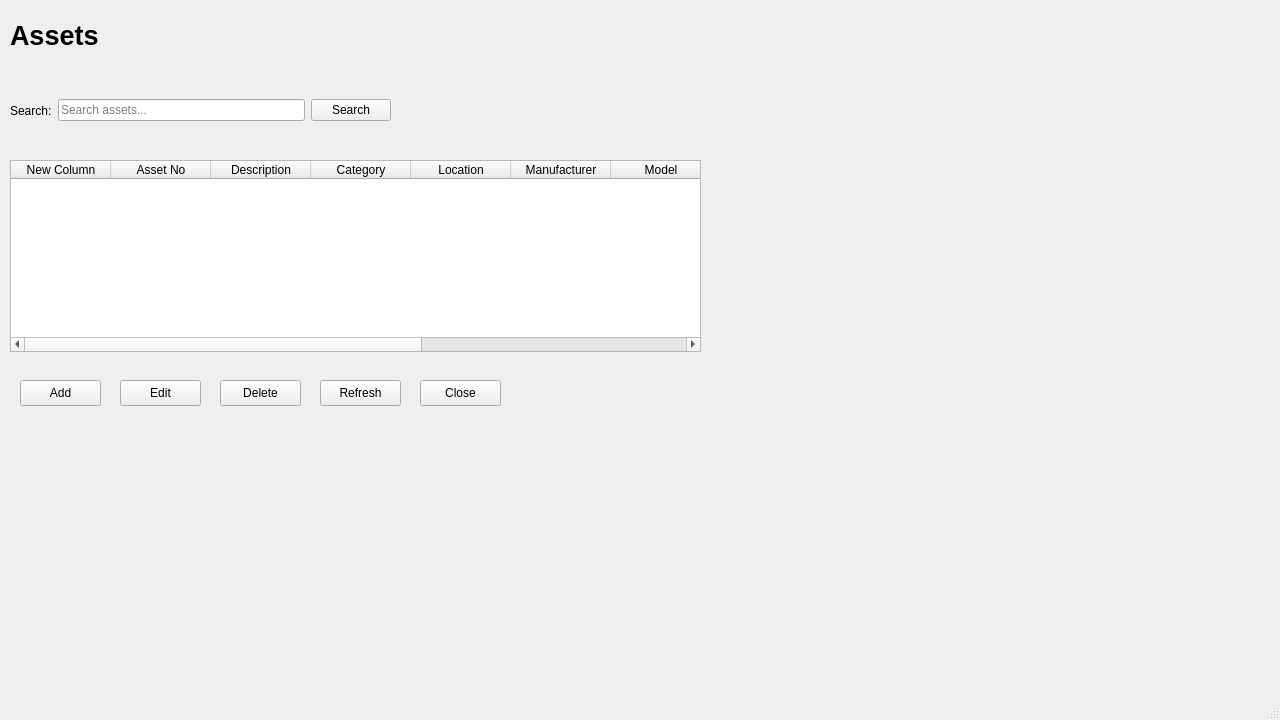
<?xml version="1.0" encoding="UTF-8"?>
<ui version="4.0">
 <class>AssetsWindow</class>
 <widget class="QMainWindow" name="AssetsWindow">
  <property name="geometry">
   <rect>
    <x>0</x>
    <y>0</y>
    <width>1280</width>
    <height>720</height>
   </rect>
  </property>
  <property name="minimumSize">
   <size>
    <width>1280</width>
    <height>720</height>
   </size>
  </property>
  <property name="windowTitle">
   <string>Assets</string>
  </property>
  <widget class="QWidget" name="centralwidget">
   <widget class="QLabel" name="lblTitle">
    <property name="geometry">
     <rect>
      <x>10</x>
      <y>20</y>
      <width>101</width>
      <height>31</height>
     </rect>
    </property>
    <property name="font">
     <font>
      <pointsize>20</pointsize>
      <bold>true</bold>
     </font>
    </property>
    <property name="text">
     <string>Assets</string>
    </property>
   </widget>
   <widget class="QTableWidget" name="tblAssets">
    <property name="geometry">
     <rect>
      <x>10</x>
      <y>160</y>
      <width>691</width>
      <height>192</height>
     </rect>
    </property>
    <property name="columnCount">
     <number>10</number>
    </property>
    <column>
     <property name="text">
      <string>New Column</string>
     </property>
    </column>
    <column>
     <property name="text">
      <string>Asset No</string>
     </property>
    </column>
    <column>
     <property name="text">
      <string>Description</string>
     </property>
    </column>
    <column>
     <property name="text">
      <string>Category</string>
     </property>
    </column>
    <column>
     <property name="text">
      <string>Location</string>
     </property>
    </column>
    <column>
     <property name="text">
      <string>Manufacturer</string>
     </property>
    </column>
    <column>
     <property name="text">
      <string>Model</string>
     </property>
    </column>
    <column>
     <property name="text">
      <string>Serial No</string>
     </property>
    </column>
    <column>
     <property name="text">
      <string>Status</string>
     </property>
    </column>
    <column>
     <property name="text">
      <string>Edit</string>
     </property>
    </column>
   </widget>
   <widget class="QWidget" name="horizontalLayoutWidget">
    <property name="geometry">
     <rect>
      <x>10</x>
      <y>70</y>
      <width>381</width>
      <height>81</height>
     </rect>
    </property>
    <layout class="QHBoxLayout" name="horizontalLayout">
     <item>
      <widget class="QLabel" name="lblSearch">
       <property name="text">
        <string>Search:</string>
       </property>
      </widget>
     </item>
     <item>
      <widget class="QLineEdit" name="txtSearch">
       <property name="placeholderText">
        <string>Search assets...</string>
       </property>
      </widget>
     </item>
     <item>
      <widget class="QPushButton" name="btnSearch">
       <property name="text">
        <string>Search</string>
       </property>
      </widget>
     </item>
    </layout>
   </widget>
   <widget class="QPushButton" name="btnAdd">
    <property name="geometry">
     <rect>
      <x>20</x>
      <y>380</y>
      <width>81</width>
      <height>26</height>
     </rect>
    </property>
    <property name="text">
     <string>Add</string>
    </property>
   </widget>
   <widget class="QPushButton" name="btnEdit">
    <property name="geometry">
     <rect>
      <x>120</x>
      <y>380</y>
      <width>81</width>
      <height>26</height>
     </rect>
    </property>
    <property name="text">
     <string>Edit</string>
    </property>
   </widget>
   <widget class="QPushButton" name="btnDelete">
    <property name="geometry">
     <rect>
      <x>220</x>
      <y>380</y>
      <width>81</width>
      <height>26</height>
     </rect>
    </property>
    <property name="text">
     <string>Delete</string>
    </property>
   </widget>
   <widget class="QPushButton" name="btnRefresh">
    <property name="geometry">
     <rect>
      <x>320</x>
      <y>380</y>
      <width>81</width>
      <height>26</height>
     </rect>
    </property>
    <property name="text">
     <string>Refresh</string>
    </property>
   </widget>
   <widget class="QPushButton" name="btnClose">
    <property name="geometry">
     <rect>
      <x>420</x>
      <y>380</y>
      <width>81</width>
      <height>26</height>
     </rect>
    </property>
    <property name="text">
     <string>Close</string>
    </property>
   </widget>
  </widget>
  <widget class="QMenuBar" name="menubar">
   <property name="geometry">
    <rect>
     <x>0</x>
     <y>0</y>
     <width>1280</width>
     <height>33</height>
    </rect>
   </property>
  </widget>
  <widget class="QStatusBar" name="statusbar"/>
 </widget>
 <resources/>
 <connections/>
</ui>
